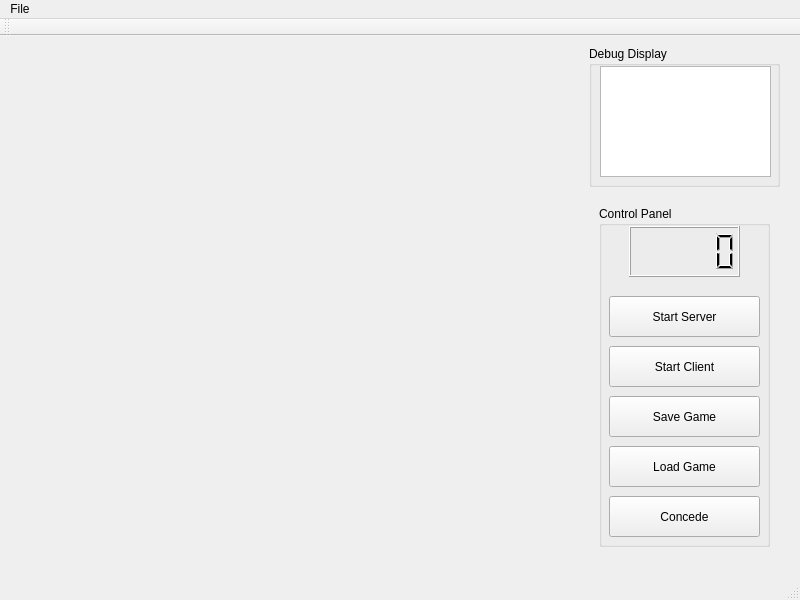
<?xml version="1.0" encoding="UTF-8"?>
<ui version="4.0">
 <class>MainWindow</class>
 <widget class="QMainWindow" name="MainWindow">
  <property name="geometry">
   <rect>
    <x>0</x>
    <y>0</y>
    <width>800</width>
    <height>600</height>
   </rect>
  </property>
  <property name="windowTitle">
   <string>MainWindow</string>
  </property>
  <widget class="QWidget" name="centralWidget">
   <widget class="QGroupBox" name="groupBox">
    <property name="geometry">
     <rect>
      <x>599</x>
      <y>170</y>
      <width>171</width>
      <height>341</height>
     </rect>
    </property>
    <property name="title">
     <string>Control Panel</string>
    </property>
    <widget class="QPushButton" name="clientbtn">
     <property name="geometry">
      <rect>
       <x>10</x>
       <y>140</y>
       <width>151</width>
       <height>41</height>
      </rect>
     </property>
     <property name="text">
      <string>Start Client</string>
     </property>
    </widget>
    <widget class="QPushButton" name="savebtn">
     <property name="geometry">
      <rect>
       <x>10</x>
       <y>190</y>
       <width>151</width>
       <height>41</height>
      </rect>
     </property>
     <property name="text">
      <string>Save Game</string>
     </property>
    </widget>
    <widget class="QPushButton" name="loadbtn">
     <property name="geometry">
      <rect>
       <x>10</x>
       <y>240</y>
       <width>151</width>
       <height>41</height>
      </rect>
     </property>
     <property name="text">
      <string>Load Game</string>
     </property>
    </widget>
    <widget class="QPushButton" name="serverbtn">
     <property name="geometry">
      <rect>
       <x>10</x>
       <y>90</y>
       <width>151</width>
       <height>41</height>
      </rect>
     </property>
     <property name="text">
      <string>Start Server</string>
     </property>
    </widget>
    <widget class="QLCDNumber" name="timedisplay">
     <property name="geometry">
      <rect>
       <x>30</x>
       <y>20</y>
       <width>111</width>
       <height>51</height>
      </rect>
     </property>
    </widget>
    <widget class="QPushButton" name="concedebtn">
     <property name="geometry">
      <rect>
       <x>10</x>
       <y>290</y>
       <width>151</width>
       <height>41</height>
      </rect>
     </property>
     <property name="text">
      <string>Concede</string>
     </property>
    </widget>
   </widget>
   <widget class="QTextBrowser" name="textBrowser">
    <property name="geometry">
     <rect>
      <x>600</x>
      <y>30</y>
      <width>171</width>
      <height>111</height>
     </rect>
    </property>
   </widget>
   <widget class="QGroupBox" name="groupBox_2">
    <property name="geometry">
     <rect>
      <x>589</x>
      <y>10</y>
      <width>191</width>
      <height>141</height>
     </rect>
    </property>
    <property name="title">
     <string>Debug Display</string>
    </property>
   </widget>
   <zorder>groupBox_2</zorder>
   <zorder>groupBox</zorder>
   <zorder>textBrowser</zorder>
  </widget>
  <widget class="QMenuBar" name="menuBar">
   <property name="geometry">
    <rect>
     <x>0</x>
     <y>0</y>
     <width>800</width>
     <height>26</height>
    </rect>
   </property>
   <widget class="QMenu" name="menuFile">
    <property name="title">
     <string>File</string>
    </property>
    <addaction name="actionLoad_Game"/>
    <addaction name="actionSave_Game"/>
   </widget>
   <addaction name="menuFile"/>
  </widget>
  <widget class="QToolBar" name="mainToolBar">
   <attribute name="toolBarArea">
    <enum>TopToolBarArea</enum>
   </attribute>
   <attribute name="toolBarBreak">
    <bool>false</bool>
   </attribute>
  </widget>
  <widget class="QStatusBar" name="statusBar"/>
  <action name="actionStart_Server">
   <property name="text">
    <string>Start Server</string>
   </property>
  </action>
  <action name="actionStart_Client">
   <property name="text">
    <string>Start Client</string>
   </property>
  </action>
  <action name="actionLoad_Game">
   <property name="text">
    <string>Load Game</string>
   </property>
  </action>
  <action name="actionSave_Game">
   <property name="text">
    <string>Save Game</string>
   </property>
  </action>
 </widget>
 <layoutdefault spacing="6" margin="11"/>
 <resources/>
 <connections/>
</ui>
